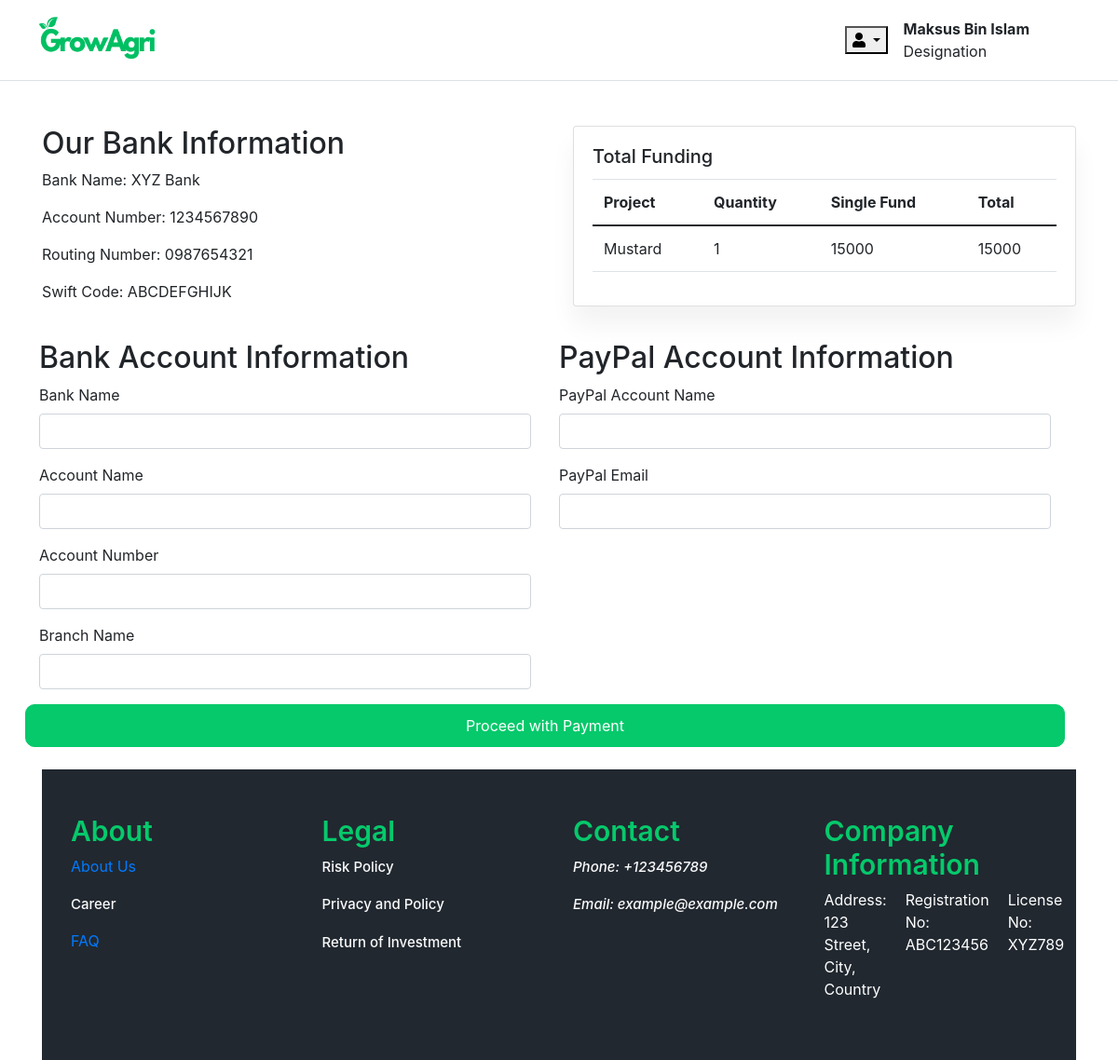
The app's page /cart/checkout/ (signed in), older data.
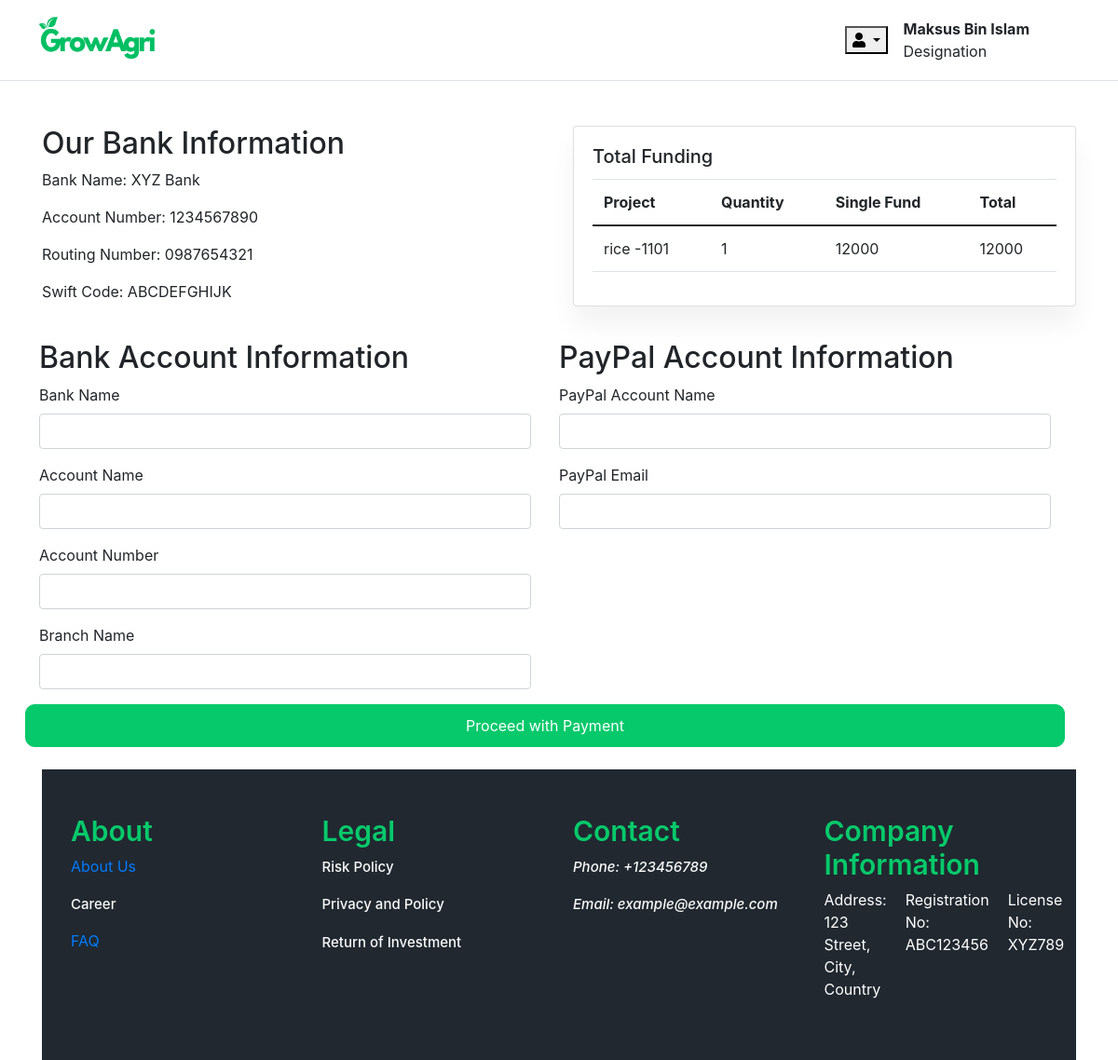
The same page, newer data.
### carts/models.py (models this page shows, shortened)
class CartItem(models.Model):
    user = models.ForeignKey(Account, on_delete=models.CASCADE, null=True)
    product = models.ForeignKey(Farm, on_delete=models.CASCADE)
    cart    = models.ForeignKey(Cart, on_delete=models.CASCADE, null=True)
    quantity = models.IntegerField()
    is_active = models.BooleanField( default=True)
    def sub_total(self):
        return self.product.price * self.quantity

### farm/models.py (models this page shows, shortened)
class Farm(models.Model):
    farm_name = models.CharField(max_length=200, unique=True)
    slug = models.SlugField(max_length=200, unique=True, blank=True)
    description = models.TextField(max_length=500, blank=True)
    price = models.IntegerField()
    images = models.ImageField(upload_to='photos/farm')
    stock = models.IntegerField()
    is_available = models.BooleanField(default=True)
    category = models.ForeignKey(CropType, on_delete=models.CASCADE)
    created_date = models.DateTimeField(auto_now_add=True)
    modified_date = models.DateTimeField(auto_now=True)
    campaign_status = models.CharField(max_length=20, choices=[('draft', 'Draft'), ('active', 'Active'), ('completed', 'Completed')], default='draft')
    location = models.CharField(max_length=200, default='')  # Location of the farm
    duration = models.IntegerField(default=None, null=True, blank=True)
    custom_percentage = models.FloatField(validators=[MinValueValidator(0)], null=True, blank=True)

### carts/views.py (the view)
# urls.py: path('checkout/', views.checkout, name='checkout'),
@login_required(login_url='login')
def checkout(request, total=0, quantity=0, cart_items=None):
    try:
        if request.user.is_authenticated:
            cart_items = CartItem.objects.filter(user=request.user, is_active=True)
        else:
            cart = Cart.objects.get(cart_id=_cart_id(request))
            cart_items = CartItem.objects.filter(cart=cart, is_active=True)
        for cart_item in cart_items:
            total += (cart_item.product.price * cart_item.quantity)
            quantity += cart_item.quantity
    except ObjectDoesNotExist:
        pass
    context = {
        'total': total,
        'quantity': quantity,
        'cart_items': cart_items,
    }
    return render(request, 'farm/checkout.html', context)

### carts/context_processors.py (called while the page is built)
def counter(request):
    cart_count = 0
    if 'admin' in request.path:
        return {}
    else:
        try:
            cart = Cart.objects.filter(cart_id=_cart_id(request))
            if request.user.is_authenticated:
                cart_items = CartItem.objects.all().filter(user=request.user)
            else:
                cart_items = CartItem.objects.filter(cart=cart[:1])
            for cart_item in cart_items:
                cart_count += cart_item.quantity
        except Cart.DoesNotExist:
            cart_count = 0
    return {'cart_count': cart_count}

### carts/views.py (called while the page is built)
def _cart_id(request):
    cart = request.session.session_key
    if not cart:
        cart = request.session.create()
    return cart

### projects/context_processors.py (called while the page is built)
def menu_links(request):
    links = CropType.objects.all()
    return dict(links=links)

### templates/farm/checkout.html (shortened to what this page needs)
{% extends "base.html" %}
{% load static %}
{% block content %}
<div class="container mt-5">
    <div class="row">
        <div class="col-md-6 mb-4 ">
          <h2>Our Bank Information</h2>
          <p>Bank Name: XYZ Bank</p>
          <p>Account Number: 1234567890</p>
          <p>Routing Number: 0987654321</p>
          <p>Swift Code: ABCDEFGHIJK</p>
        </div>
        <div class="col-md-6">
                <div class="card">
                  <div class="card-body">
                    <h5 class="card-title">Total Funding</h5>
                    <table class="table">
                        <thead>
                          <tr>
                            <th>Project</th>
                            <th>Quantity</th>
                            <th>Single Fund</th>
                            <th>Total</th>
                          </tr>
                        </thead>
                        <tbody>
                          {% for cart_item in cart_items %}
                          <tr>
                            <td>{{ cart_item.product.farm_name }}</td>
                            <td>{{ cart_item.quantity }}</td>
                            <td>{{ cart_item.product.price }}</td>
                            <td>{{ cart_item.sub_total }}</td>
                          </tr>
                          {% endfor %}
                        </tbody>
                      </table>
                  </div>
                </div>
      </div>
      <div class="row">
        <div class="col-md-6">
            <h2>Bank Account Information</h2>
            <form action="{% url 'place_order' %}" method="POST">
                <div class="form-group">
                    <label for="bankName">Bank Name</label>
                    <input type="text" class="form-control" id="bankName" name="bank_name">
                </div>
                <div class="form-group">
                    <label for="accountName">Account Name</label>
                    <input type="text" class="form-control" id="accountName" name="account_name">
                </div>
                <div class="form-group">
                    <label for="accountNumber">Account Number</label>
                    <input type="text" class="form-control" id="accountNumber" name="account_number">
                </div>
                <div class="form-group">
                    <label for="branchName">Branch Name</label>
                    <input type="text" class="form-control" id="branchName" name="branch_name">
                </div>
            </div>
        <div class="col-md-6">
            <h2>PayPal Account Information</h2>
                <div class="form-group">
                    <label for="paypalName">PayPal Account Name</label>
                    <input type="text" class="form-control" id="paypalName" name="paypal_account_name">
                </div>
                <div class="form-group">
                    <label for="paypalEmail">PayPal Email</label>
                    <input type="email" class="form-control" id="paypalEmail" name="paypal_email">
                </div>
        </div>
        <button type="submit" class="custom_button">Proceed with Payment</button>
    </div>
  </div>
  <br>
{% endblock content %}

Row changes from the older to the newer data that the page shows:
removed CartItem: product.farm_name "Mustard", quantity "1", product.price "15000", sub_total "15000"
added CartItem: product.farm_name "rice -1101", quantity "1", product.price "12000", sub_total "12000"
